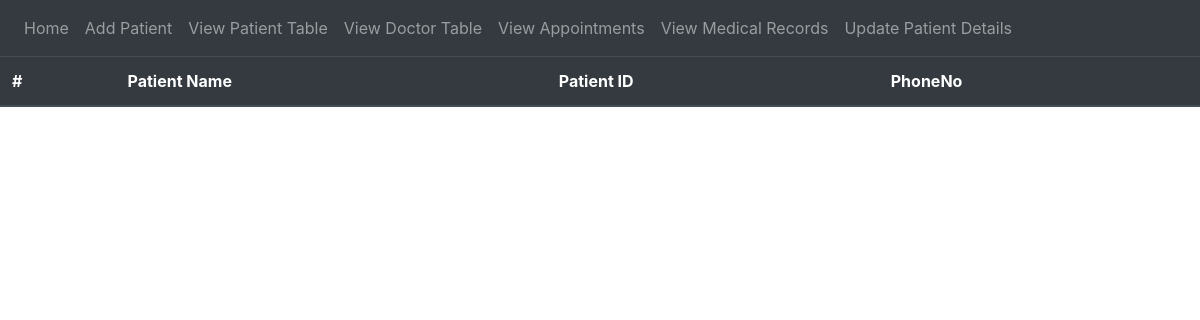
The app's page /patientTable, older data.
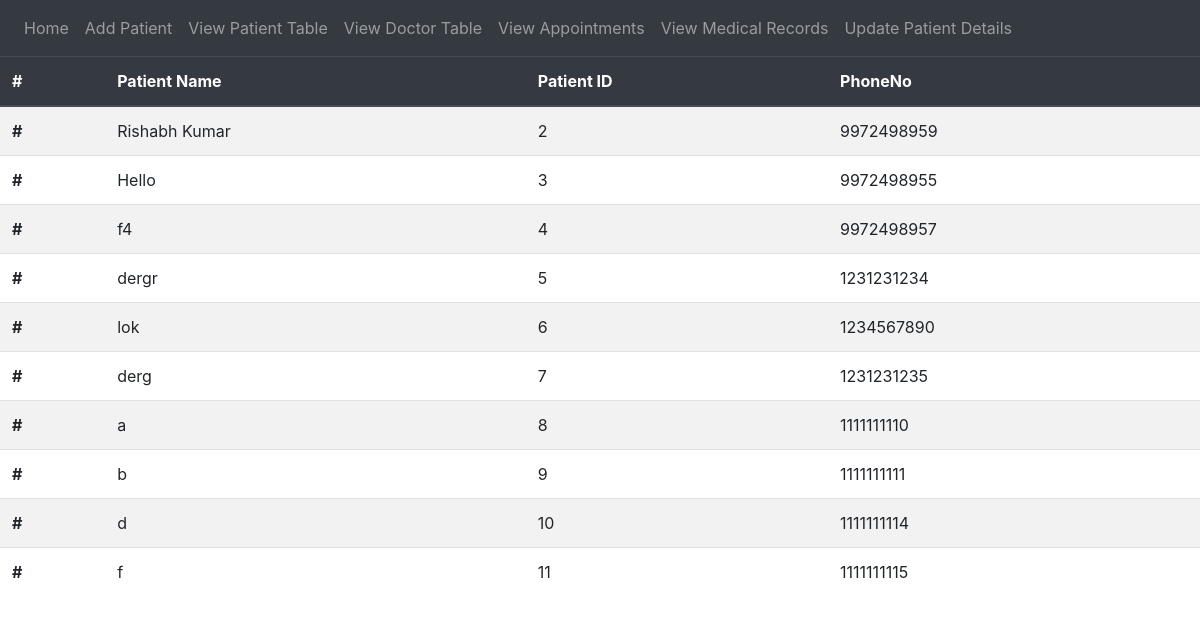
The same page, newer data.
### tables this page shows
CREATE TABLE PATIENT (
            Name VARCHAR(255) NOT NULL,
            ID INTEGER PRIMARY KEY,
            PhoneNo INT NOT NULL UNIQUE
        );

### website/views.py (the view)
@views.route('/patientTable')
def patientTable():
    conn = sql.connect("hospital.db")
    conn.row_factory = sql.Row
    cur = conn.cursor()
    cur.execute("""DROP VIEW IF EXISTS PATIENT_VIEW""")
    pat_view = """ CREATE VIEW PATIENT_VIEW AS SELECT * FROM PATIENT;"""
    cur.execute(pat_view)
    cur.execute("Select * from PATIENT_VIEW")
    rows = cur.fetchall()
    return render_template("patientTable.html", rows = rows)

### website/templates/patientTable.html (shortened to what this page needs)
{% extends "base.html" %}
{% block content %}
<table class="table table-striped">
    <thead class = "thead-dark">
        <tr>
            <th scope = "col">#</th>
            <th scope = "col">Patient Name</th>
            <th scope = "col">Patient ID</th>
            <th scope = "col">PhoneNo</th>
        </tr>
    </thead>
    <tbody>
    {% for row in rows %}
        <tr>
            <th scope = "row">#</th>
            <td>{{row['Name']}}</td>
            <td>{{row['ID']}}</td>
            <td>{{row['PhoneNo']}}</td>
        </tr>
    {% endfor %}
    </tbody>
</table>
{% endblock %}

Row changes from the older to the newer data that the page shows:
added PATIENT: Name "Rishabh Kumar", ID "2", PhoneNo "9972498959"
added PATIENT: Name "Hello", ID "3", PhoneNo "9972498955"
added PATIENT: Name "f4", ID "4", PhoneNo "9972498957"
added PATIENT: Name "dergr", ID "5", PhoneNo "1231231234"
added PATIENT: Name "lok", ID "6", PhoneNo "1234567890"
added PATIENT: Name "derg", ID "7", PhoneNo "1231231235"
added PATIENT: Name "a", ID "8", PhoneNo "1111111110"
added PATIENT: Name "b", ID "9", PhoneNo "1111111111"
added PATIENT: Name "d", ID "10", PhoneNo "1111111114"
added PATIENT: Name "f", ID "11", PhoneNo "1111111115"
